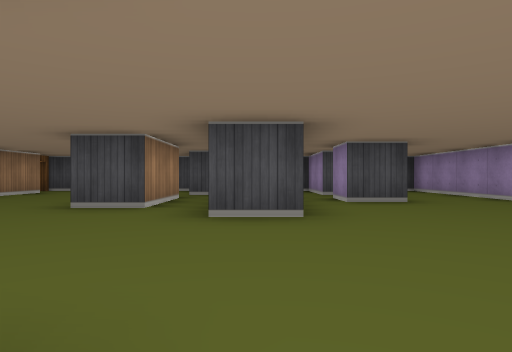
View 1 (above)

21 first-person views from a walk through a cub3D ray-caster map. The camera is about half as high as the walls, looks level and sees 75° across. The floor is counted in squares. Each view is taken from the middle of a square. On the plan, view 1 faces up. The plan holds only what a view shows up to about 9 squares ahead; the rest is blank.

View 2
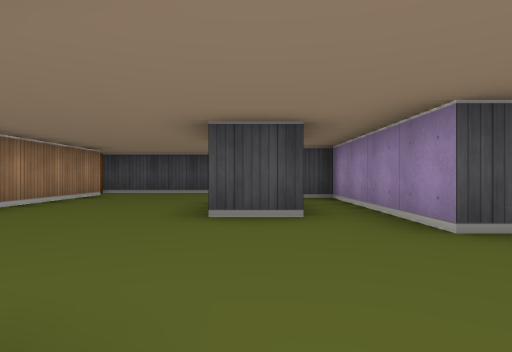

View 3
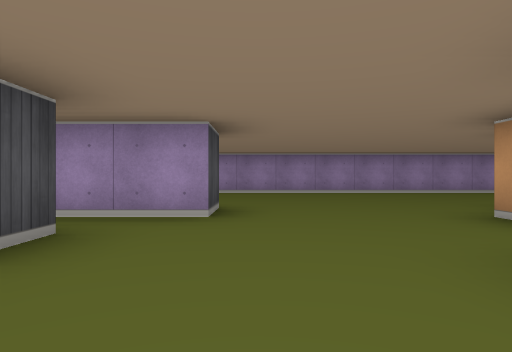

View 4
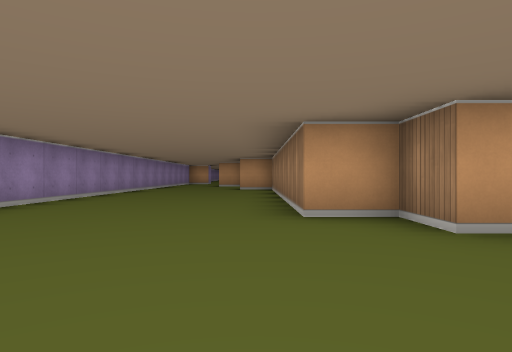

View 5
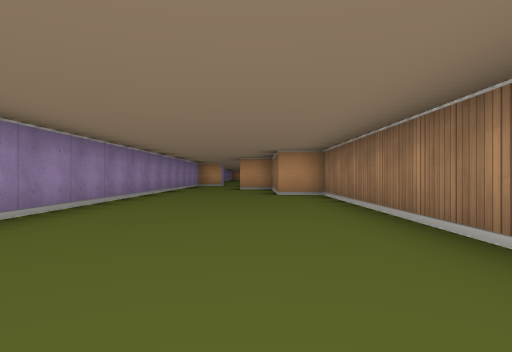

View 6
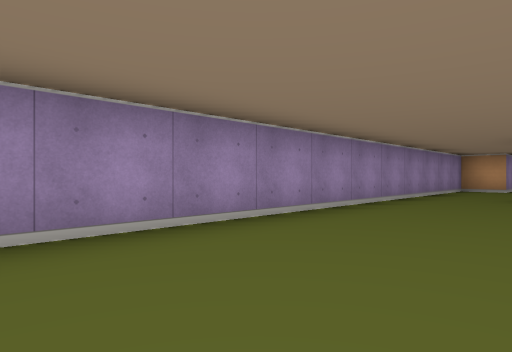

View 7
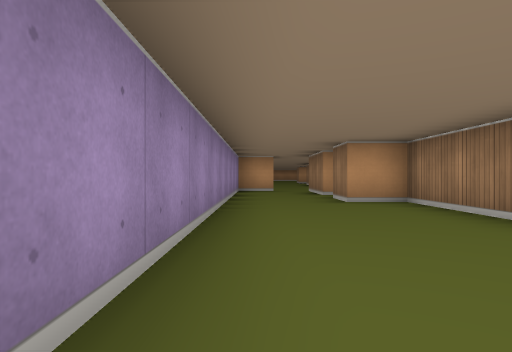

View 8
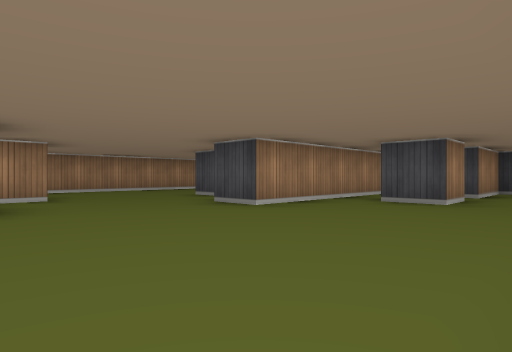

View 9
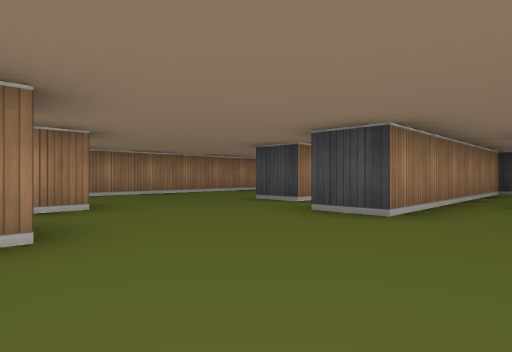

View 10
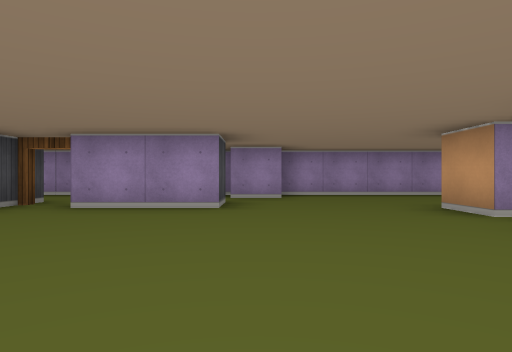

View 11
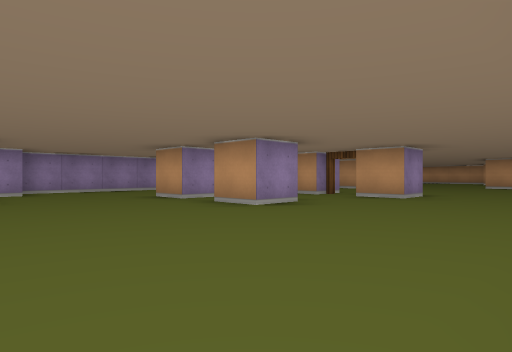

View 12
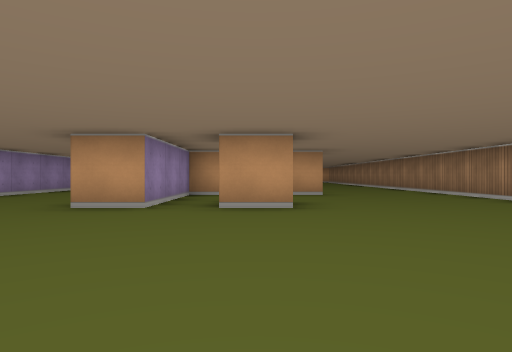

View 13
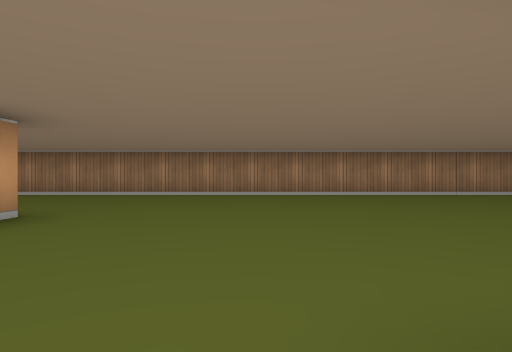

View 14
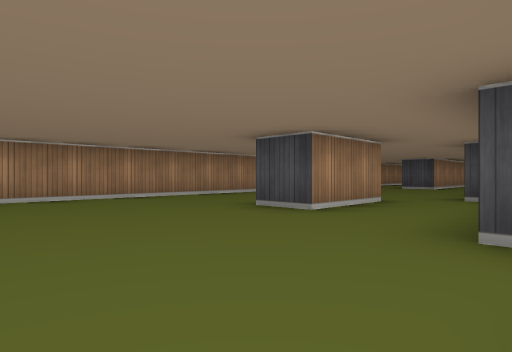

View 15
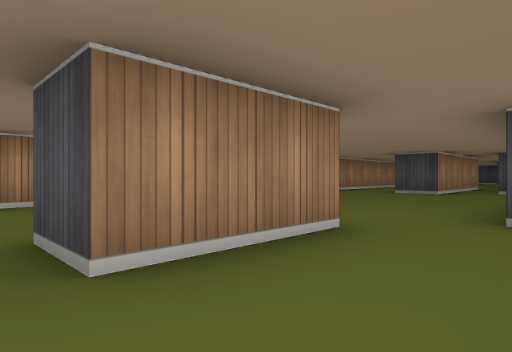

View 16
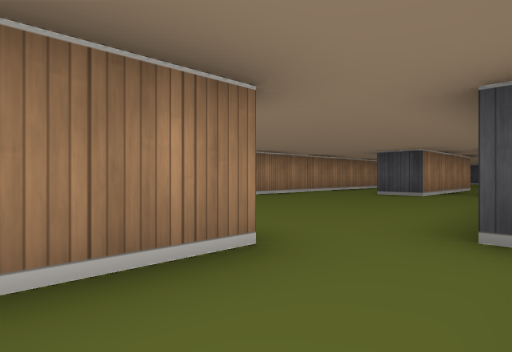

View 17
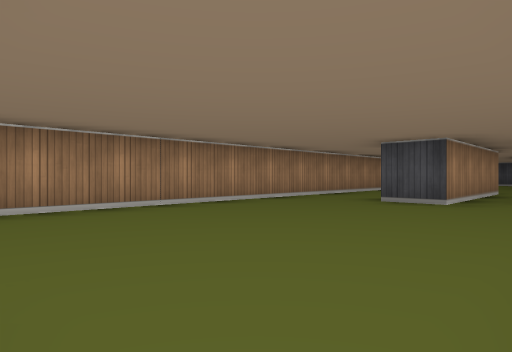

View 18
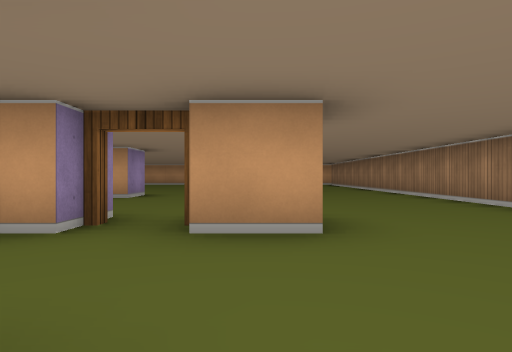

View 19
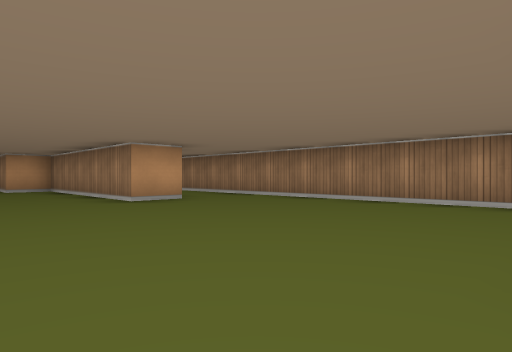

View 20
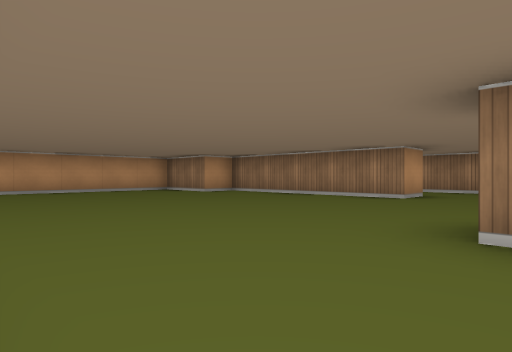

View 21
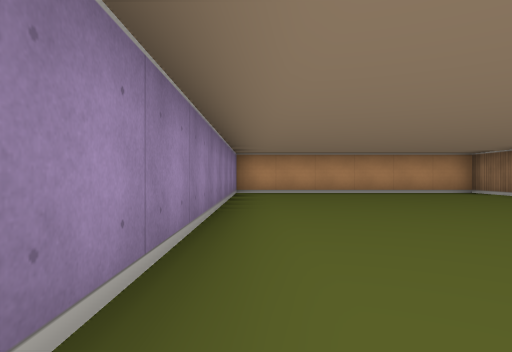

### Floor plan
Ten units are one square. View 1 is at (0, 0); x grows to the right and y downward. Boxes are objects, and circles mark ways between rooms. Rooms are numbered by the first view taken in them; rooms with no view inside come last. Other rooms are left out.
<svg viewBox="-65 -100 115 450">
<path fill="none" stroke="#000" d="M-10 -5 -5 -5 -5 5 5 5 5 75 15 75 15 105 25 105 25 115M-25 -16 -25 -4M25 -65 25 -55 15 -55 15 -65M45 -59 45 -90M-15 -65 -15 -45 -25 -45M5 -95 5 -35 -5 -35 -5 -75 -15 -75M25 -95 25 -75 15 -75 15 -90M-31 -95 -60 -95M-55 -85 -55 -21M25 125 25 140M35 145 45 145 45 -40M-15 185 -15 175 -5 175M-5 205 5 205 5 175 15 175M-25 215 -25 205 -15 205M25 145 15 145 15 125M35 155 35 145M45 220 45 155M5 255 5 245M25 115 5 115M-35 275 -25 275 -25 325 -15 325 -15 345 45 345 45 266M-15 85 -15 105 -25 105M-25 -4 -25 25 -35 25M-55 -2 -55 292"/>
<circle cx="-37" cy="-10" r="3" fill="#2a7"/>
<circle cx="20" cy="120" r="3" fill="#2a7"/>
<circle cx="30" cy="150" r="3" fill="#2a7"/>
<text x="10" y="-10">1</text>
<text x="-10" y="190">2</text>
</svg>
Room 1 opens to room 2.

Where each view was taken, in squares from view 1:
view 1: 0 up, 0 right, facing up
view 2: 1 up, 2 left, facing up
view 3: 3 up, 4 left, facing right
view 4: 3 up, 1 right, facing down
view 5: 0 up, 2 right, facing down
view 6: 4 down, 2 right, facing down-right
view 7: 5 down, 4 right, facing down
view 8: 0 up, 4 right, facing up-left
view 9: 0 up, 2 right, facing up-left
view 10: 15 down, 3 left, facing right
view 11: 14 down, 5 left, facing down-right
view 12: 13 down, 1 left, facing down
view 13: 15 down, 2 right, facing left
view 14: 14 down, 1 right, facing up-left
view 15: 11 down, 0 right, facing up-left
view 16: 10 down, 0 right, facing up-left
view 17: 8 down, 1 left, facing up-left
view 18: 18 down, 2 left, facing down
view 19: 22 down, 0 right, facing down-left
view 20: 25 down, 4 right, facing down-left
view 21: 26 down, 4 right, facing down
